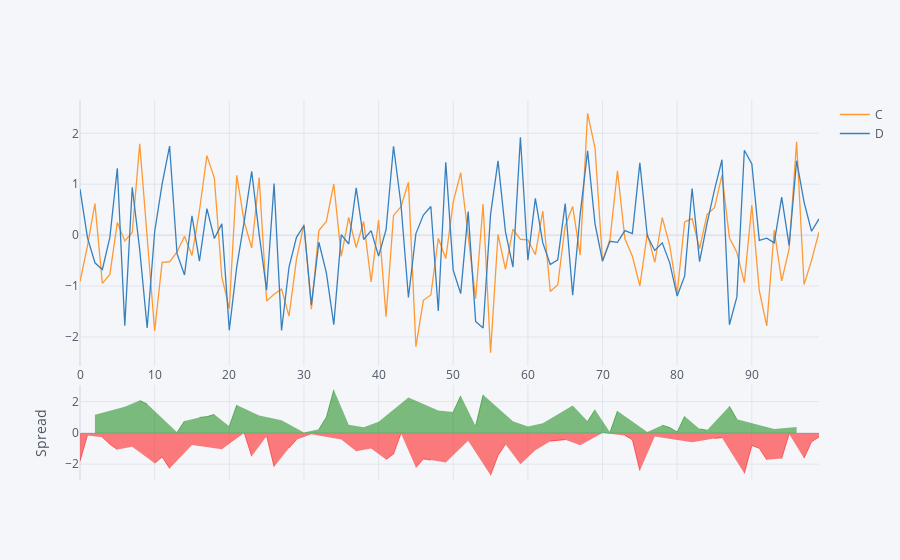

Source (notebook cell):
### Code cell
df[["C","D"]].iplot("spread")
